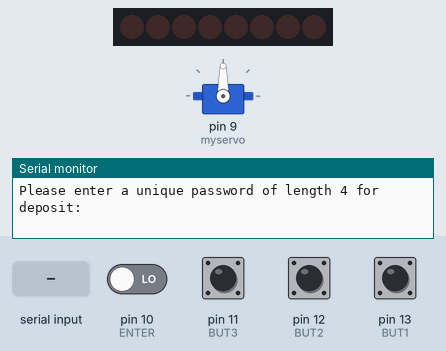
Recording of a sketch running on a simulated Arduino Uno, built with avr-gcc and run on an emulated ATmega328P. Shown: 8 shift-register outputs drawn as a row of LEDs (first output left, lit = HIGH), servo, the last lines printed to the serial monitor. Wiring (inferred from the names in the program): shift register (74HC595): data pin 2; shift clock pin 4; latch pin 3. Wiring (inferred from the signals the program sends): row of LEDs: on Q0, Q1, Q2, Q3, Q4, Q5, Q6, Q7. The test bench sets the inputs (shaded band); at power-on: pin 10 (ENTER), pin 11 (BUT3), pin 12 (BUT2), pin 13 (BUT1) LOW.

Above: at 1.2 s.
1.3 s: "90,45\n" received over Serial
2.8 s: "30,150\n" received over Serial
At 2.9 s:
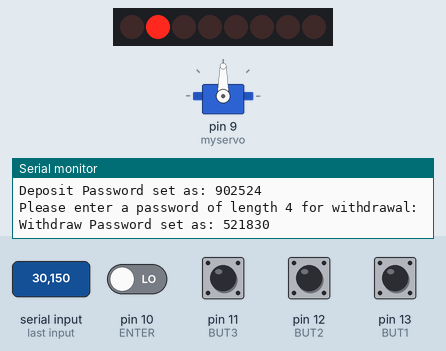
Timing chart, 0 to 11.8 s (numbered marks = the images above; inputs shaded):
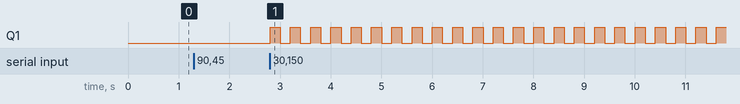

Measured:
- after the input at 2.8 s, Q1: alternates HIGH for 0.20 s and LOW for 0.20 s, starting at once

The sketch:

Gate.ino
```cpp
//**********************************************************************
//* Project           : Secure Slug Gate
//*
//* Program name      : Gate.ino
//*
//* Author            : bosdhill
//*
//* Date created      : 11/30/17
//*
//* Purpose           : Operate password IO and operation of gate states
//**********************************************************************

#include <Servo.h>
Servo myservo;

// INPUT PINS
// buttons
#define BUT1 13 // 1
#define BUT2 12 // 2
#define BUT3 11 // 3
#define ENTER 10 // ENTER

// OUTPUT PINS
// for shift register
#define DATAPIN 2
#define LATCHPIN 3
#define CLOCKPIN 4

// OTHER
// array stuff
const byte SIZE = 4;
byte DPASSWORD[SIZE]; // password
byte WPASSWORD[SIZE]; // password
byte input[SIZE];
byte i = 0;
byte data = 0; // byte representation of indices to be set

// OTHER
// for serialInOut
boolean depositRead = false;
boolean withdrawRead = false;

// set up arduino pins
void setup() {
  // Set the three SPI pins to be outputs
  pinMode(DATAPIN, OUTPUT);
  pinMode(CLOCKPIN, OUTPUT);
  pinMode(LATCHPIN, OUTPUT);
  // Set the two outputs for the buttons
  pinMode(BUT1, INPUT);
  pinMode(BUT2, INPUT);
  // Set up servo
  myservo.attach(9);
  // Set up the serial port for input/output
  Serial.begin(9600);
}

// main loop
void loop() {
  // gather deposit and withdraw passwords
  dpasswordEntry();
  flushReceive();
  wpasswordEntry();
  // if read so LEDs dont light up without passwords being set
  if (depositRead && withdrawRead)
     passwordEntry();
}

// FUNCTIONS

// flushReceive()
// flushes serial buffer
void flushReceive(){
  while(Serial.available())
    Serial.read();
}

// dpasswordEntry()
// gets input for deposit password
void dpasswordEntry(){
  if (!depositRead){
    byte index = 0;
    Serial.println("Please enter a unique password of length 4 for deposit:");
    // runs this infinitely so it wont keep displaying print statements
    while (true){
      // while there is still data in buffer
      while (Serial.available() > 0){
        // read in data if index is less than SIZE
        if (index < SIZE){
          // read in digit
          DPASSWORD[index] = Serial.read() - '0';
          index++;
          // break if index is SIZE
          if (index == SIZE){
            depositRead = true;
            break;
          } // end if
        } // end if
      } // end while Serial.available
      if (depositRead == true){
        Serial.print("Deposit Password set as: ");
        for (byte i = 0; i < SIZE; i++)
          Serial.print(DPASSWORD[i]);
        break; // break out of infinite loop
      } // end if
    } // end while true
  } // end if not read
}

// wpasswordEntry()
// gets input for withdraw password
void wpasswordEntry(){
  if (!withdrawRead){
    byte index = 0;
    Serial.println("\nPlease enter a password of length 4 for withdrawal:");
    // runs this infinitely so it wont keep displaying print statements
    while (true){
      // while there is still data in buffer
      while (Serial.available() > 0){
        // read in data if index is less than SIZE
        if (index < SIZE){
          // read in digit
          WPASSWORD[index] = Serial.read() - '0';
          index++;
          // break if index is SIZE
          if (index == SIZE){
            withdrawRead = true;
            break;
          } // end if
        } // end if
      } // end while Serial.available
      if (withdrawRead == true){
        Serial.print("Withdraw Password set as: ");
        for (byte i = 0; i < SIZE; i++)
          Serial.print(WPASSWORD[i]);
        break; // break out of infinite loop
      } // end if
    } // end while true
  } // end if not read
}

// checkWithdrawPassword()
// checks if password entered by
// user is the withdraw password
bool checkWithdrawPassword(){
  for (byte i = 0; i < SIZE; i++){
    if (input[i] != WPASSWORD[i])
      return false;
  }
  return true;
}

// checkWithdrawPassword()
// checks if password entered by
// user is the deposit password
bool checkDepositPassword(){
  for (byte i = 0; i < SIZE; i++){
    if (input[i] != DPASSWORD[i])
      return false;
  }
  return true;
}

// shiftWrite()
// takes the pin to be written to and
// desiredState (HIGH or LOW) and sets pin
// to desiredState
void shiftWrite(int desiredPin, boolean desiredState)
{
  // data is a byte (8 bits), desiredPin is the location of the
  // bit (0 thru 7) and the desired state is HIGH or LOW
  // 1 <=> HIGH, 0 <=> LOW
  bitWrite(data,desiredPin,desiredState);
  // MSBFIST = most siginificant bit first
  // sends data to clockpin which will write HIGH to desired pin
  shiftOut(DATAPIN, CLOCKPIN, MSBFIRST, data);
  // latchpin latches data to correct pin
  digitalWrite(LATCHPIN, HIGH);
  digitalWrite(LATCHPIN, LOW);
}

// displayGreen()
// lights up the green LED
void displayGreen(){
  for (byte i = 0; i < 5; i++){
    shiftWrite(2,HIGH); // display green
    delay(200);
    shiftWrite(2,LOW); // display green
    delay(200);
  }
}

// displayRed()
// lights up red LED
void displayRed(){
  for (byte i = 0; i < 5; i++){
    shiftWrite(1,HIGH); // display red
    delay(200);
    shiftWrite(1,LOW); // display red
    delay(200);
  }
}

// withdraw()
// rotates servo so gate opens for withdrawal
void withdraw(){
  myservo.write(180);
  delay(10000);
  displayRed();
  myservo.write(90);
}

// deposit()
// rotates servo so gate opens for deposit
void deposit(){
  myservo.write(0);
  delay(10000);
  displayRed();
  myservo.write(90);
}

// passwordEntry()
// sets input array to sequence of numbers the user enters,
// then checks against the withdraw and deposit passwords.
// It then either opens the gate accordingly or it remains
// closed
void passwordEntry(){
  if (withdrawRead && depositRead){
    int button1State, button2State, button3State, enterState;
    // get state of each button
    button1State = digitalRead(BUT1);
    button2State = digitalRead(BUT2);
    button3State = digitalRead(BUT3);
    enterState  = digitalRead(ENTER);
    // if enter has not been pressed
    if (enterState == HIGH){
      if (button1State == LOW && button2State != LOW && button3State != LOW){
        input[i] = 1;
        i++;
        delay(200);
      } // end if
      else if (button2State == LOW && button1State != LOW && button3State != LOW){
        input[i] = 2;
        i++;
        delay(200);
      } // end else-if
      else if (button3State == LOW && button1State != LOW && button2State != LOW){
        input[i] = 3;
        i++;
        delay(200);
      } // end else-if
    } // end if
    else{ // if enter has been pressd, check against withdraw and deposit password
      if (checkWithdrawPassword()){
          displayGreen();
          withdraw();
      } // end if
      else if (checkDepositPassword()){
          displayGreen();
          deposit();
      } // end else-if
      else // else display red if incorrect password(s) are entered
          displayRed();
      // reset counter
      i = 0;
    } // end else
  } // end else
}
```
